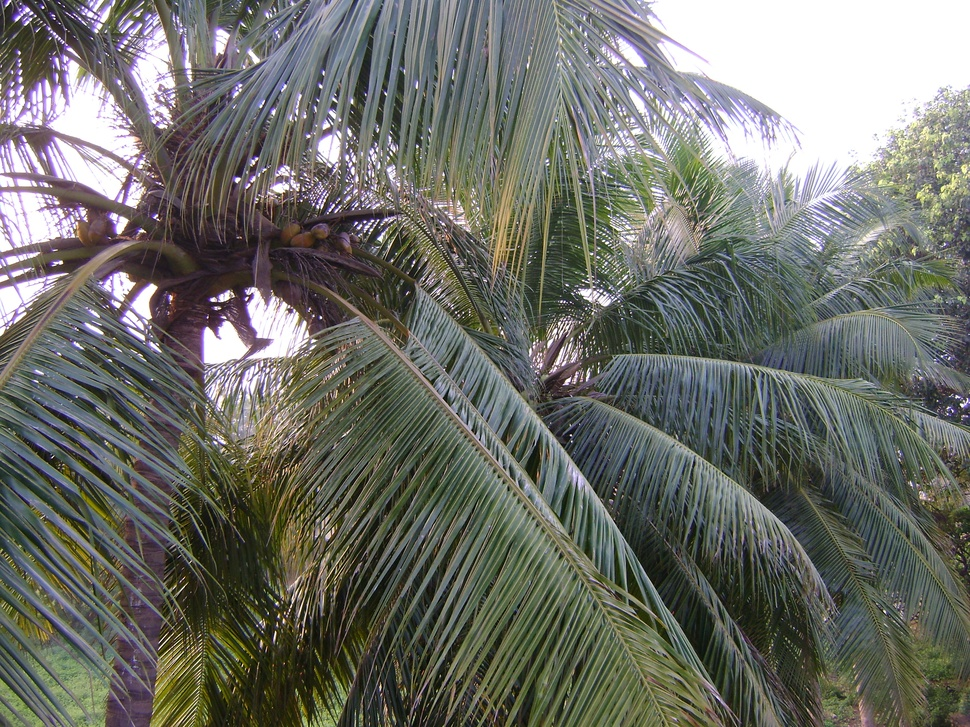
%> input picture tree3.JPG, 970 x 727 px, shrunk from 3072 x 2304 before the run
$ octave add_img.m   (GNU Octave 9; MATLAB toolbox functions it lacks are replaced by stand-ins)
%> lines starting %> are read from the running program, lines starting %| are printed output that depends on the picture
pkg load image;
i=imread('tree3.jpg');
%> i is the input picture: size 727x970x3 uint8; mean R, G, B 109.6, 111.2, 104.2
j=imread('tree8.jpg');
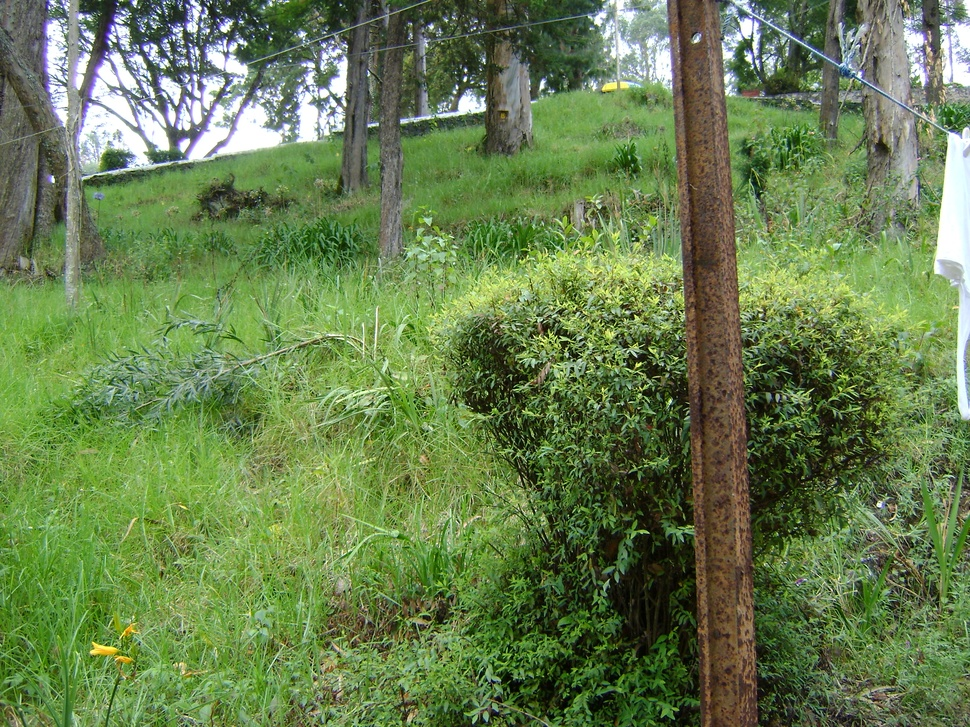
%> input picture tree8.jpg, 970 x 727 px, shrunk from 3072 x 2304 before the run
%> j is the input picture: size 727x970x3 uint8; mean R, G, B 103.6, 127, 78.2
k=imadd(i,j);
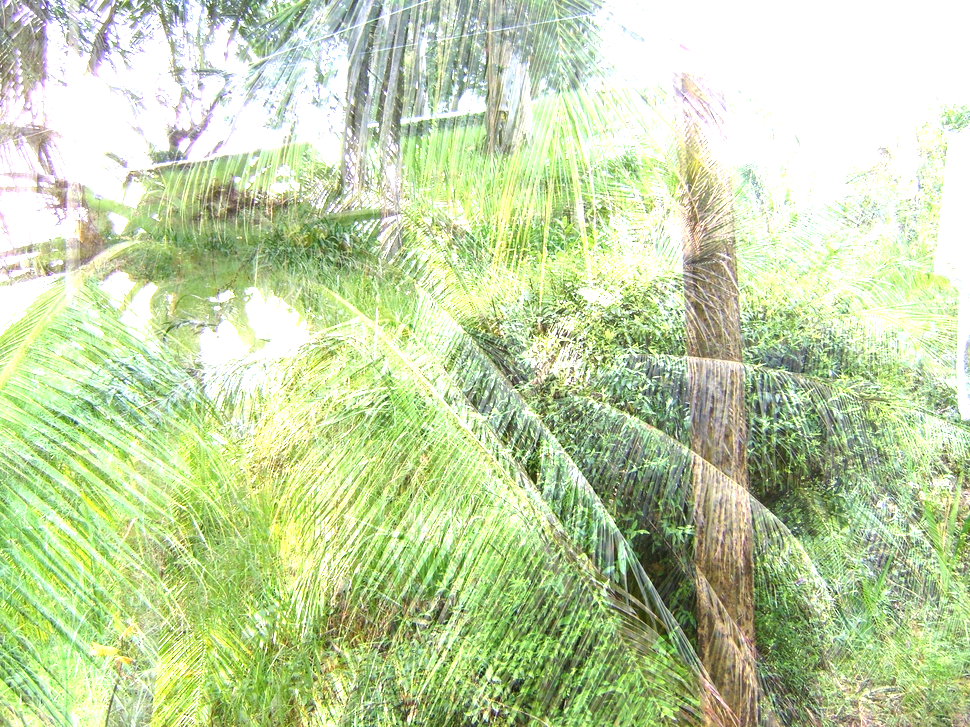
%> k: size 727x970x3 uint8; mean R, G, B 194.9, 212.9, 166.3
figure;imshow(i);title('input image1');
figure;imshow(j);title('input image2');
figure;imshow(k);title('output image');
figure;
subplot(2,2,1);imshow(i);
subplot(2,2,2);imshow(j);
subplot(2,2,3);imshow(k);
